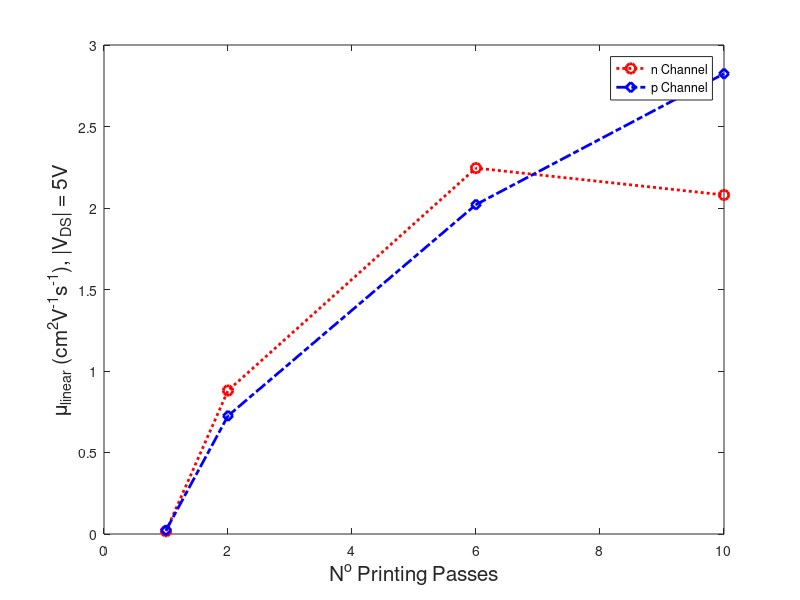

Reproduce this figure in MATLAB. (Note: this script raises an error after producing the figure.)
clear;
close all;
clc

format long g;
format compact;
fontsize = 20;

%%  FILE DATA
D = [1;2;6;10];

mu_n_lin = [0.0173

0.88

2.245

2.08];
mu_p_lin = [0.0226

0.725

2.021

2.824];

mu_n_sat = [0.1575

1.6323

5.11

4.176];
mu_p_sat = [0.06023

0.767

0.89

0.85385];

Vth_n_lin = [-12.9

8.12

5.55

3.85];
Vth_p_lin = [2.435

8.4

-7.44

-8.96];

Vth_n_sat = [-3.053

-8.95

-11.95

-12.51];
Vth_p_sat = [24.59

25.906

14.37

13.08];

onoffratio_n_lin = [4.08E+05

1.51E+07

1.40E+04

3.58E+04];
onoffratio_p_lin = [3.15E+07

2.66E+07

2.49E+04

4.31E+05];

onoffratio_n_sat = [1.27E+04

9.38E+03

6.30E+02

4.86E+02];
onoffratio_p_sat = [1.97E+04

1.08E+04

4.85E+02

1.65E+03];


%% Plotting Calculated data
%%%%%%%%%%%%%%%%%%%%%%%%%%%%%%%%%%%%%%%%%%%%%%%%%%%%%%%%%%%%%%%%%%%%%%%%%%%
% Linear Mobility Calculation 

figure
plot(D,mu_n_lin, ':or','LineWidth', 2, 'MarkerSize', 7);
hold on
plot(D,mu_p_lin,'-.diamondb','LineWidth', 2, 'MarkerSize', 7);

xlabel('N^o Printing Passes', 'FontSize', 15);
ylabel('\mu_l_i_n_e_a_r (cm^2V^-^1s^-^1), |V_D_S| = 5V', 'FontSize', 15);
legendHandle = legend('n Channel','p Channel', 'Location', 'northeast');
legendHandle.FontSize = 15;
ax = gca;
ax.FontSize = 15; 
H=gca;
H.LineWidth=1.5;
hold on 
xlim([0,12]);
ylim([-0.25,5.5])

% Saturation Mobility Calculation 

figure

plot(D,mu_n_sat, ':or','LineWidth', 2, 'MarkerSize', 7);
hold on
plot(D,mu_p_sat,'-.diamondb','LineWidth', 2, 'MarkerSize', 7);

xlabel('N^o Printing Passes', 'FontSize', 15);
ylabel('\mu_s_a_t_u_r_a_t_i_o_n (cm^2V^-^1s^-^1), |V_D_S| = 30V', 'FontSize', 15);
legendHandle = legend('n Channel','p Channel', 'Location', 'northeast');
legendHandle.FontSize = 15;
ax = gca;
ax.FontSize = 15; 
H=gca;
H.LineWidth=1.5;
hold on 
xlim([0,12]);
ylim([-0.25,5.5])

%%%%%%%%%%%%%%%%%%%%%%%%%%%%%%%%%%%%%%%%%%%%%%%%%%%%%%%%%%%%%%%%%%%%%%%%%%%
% Linear Threshold voltage Calculation 

figure

plot(D,abs(Vth_n_lin), ':or','LineWidth', 2, 'MarkerSize', 7);
hold on
plot(D,abs(Vth_p_lin),'-.diamondb','LineWidth', 2, 'MarkerSize', 7);

%title('UV-Vis', 'FontSize', 15);
xlabel('N^o Printing Passes', 'FontSize', 15);
ylabel('|V_t_h| (V), |V_D_S| = 5V', 'FontSize', 15);
legendHandle = legend('n Channel','p Channel', 'Location', 'northeast');
legendHandle.FontSize = 15;
ax = gca;
ax.FontSize = 15; 
H=gca;
H.LineWidth=1.5;
hold on 
xlim([0,12]);
ylim([-0.05,30])


% Saturation Threshold voltage Calculation 

figure

plot(D,abs(Vth_n_sat), ':or','LineWidth', 2, 'MarkerSize', 7);
hold on
plot(D,abs(Vth_p_sat),'-.diamondb','LineWidth', 2, 'MarkerSize', 7);

%title('UV-Vis', 'FontSize', 15);
xlabel('N^o Printing Passes', 'FontSize', 15);
ylabel('|V_t_h| (V), |V_D_S| = 30V', 'FontSize', 15);
legendHandle = legend('n Channel','p Channel', 'Location', 'northeast');
legendHandle.FontSize = 15;
ax = gca;
ax.FontSize = 15; 
H=gca;
H.LineWidth=1.5;
hold on 
xlim([0,12]);
ylim([-0.05,30])

%%%%%%%%%%%%%%%%%%%%%%%%%%%%%%%%%%%%%%%%%%%%%%%%%%%%%%%%%%%%%%%%%%%%%%%%%%%
% on_off ration Linear Calculation 

figure
plot(D,onoffratio_n_lin, ':or','LineWidth', 2, 'MarkerSize', 7);
hold on
plot(D,onoffratio_p_lin,'-.diamondb','LineWidth', 2, 'MarkerSize', 7);

%title('UV-Vis', 'FontSize', 15);
xlabel('N^o Printing Passes', 'FontSize', 15);
ylabel('On-Off Ratio x 10^6, |V_D_S| = 5V', 'FontSize', 15);
legendHandle = legend('n Channel','p Channel', 'Location', 'northeast');
legendHandle.FontSize = 15;
ax = gca;
ax.FontSize = 15; 
H=gca;
H.LineWidth=1.5;
hold on 
yt = get(gca, 'YTick');
set(gca, 'YTick',yt, 'YTickLabel',yt*1E-6)
xlim([0,11]);



% on_off ration saturation Calculation 

figure

plot(D,onoffratio_n_sat, ':or','LineWidth', 2, 'MarkerSize', 7);
hold on

plot(D,onoffratio_p_sat,'-.diamondb','LineWidth', 2, 'MarkerSize', 7);

%title('UV-Vis', 'FontSize', 15);
xlabel('N^o Printing Passes', 'FontSize', 15);
ylabel('On-Off Ratio x 10^3, |V_D_S| = 30V', 'FontSize', 15);
legendHandle = legend('n Channel','p Channel', 'Location', 'northeast');
legendHandle.FontSize = 15;
ax = gca;
ax.FontSize = 15; 
H=gca;
H.LineWidth=1.5;
hold on 
yt = get(gca, 'YTick');
set(gca, 'YTick',yt, 'YTickLabel',yt*1E-3)
xlim([0,11]);

%% End of Script 
